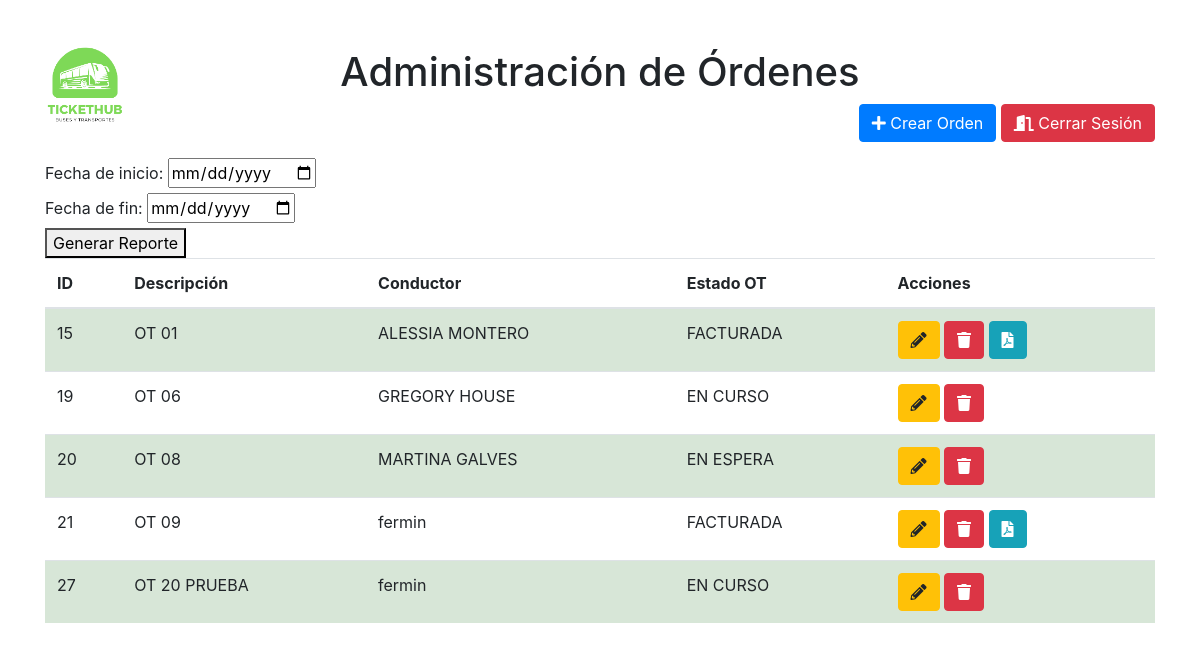
Before: / with the older database file.
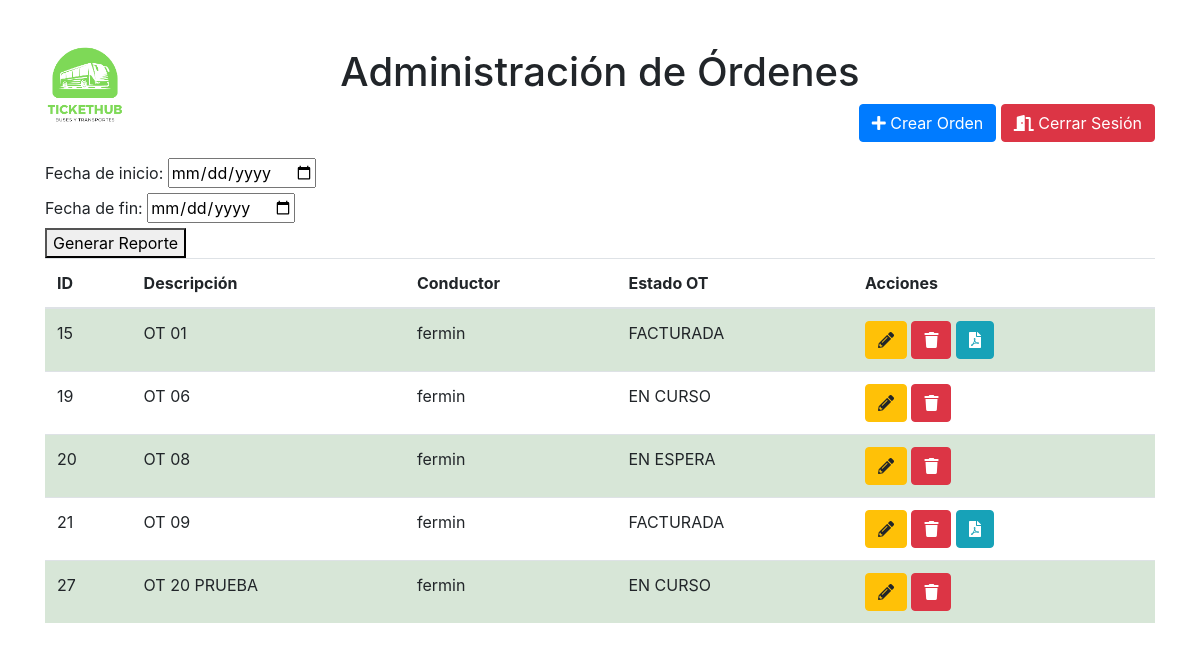
After: the same page with the newer database file.
### tables this page shows
CREATE TABLE orders (
                id INTEGER PRIMARY KEY AUTOINCREMENT,
                descripcion TEXT NOT NULL,
                conductor TEXT NOT NULL,
                numero_maquina TEXT NOT NULL,
                patente_maquina TEXT NOT NULL,
                falla_reportada TEXT NOT NULL,
                fecha_entrega_programada TEXT NOT NULL,
                necesita_repuestos INTEGER NOT NULL,
                estado_ot TEXT NOT NULL
            , repuestos TEXT);

### app.py (the view)
@app.route('/')
def index():
    try:
        with sqlite3.connect("database.db") as conn:
            cursor = conn.cursor()
            cursor.execute('SELECT * FROM orders')
            orders = cursor.fetchall()
    except sqlite3.Error as e:
        print(e)
        orders = []
    return render_template('index.html', ordenes=orders)

### templates/index.html
{% extends "base.html" %}
{% block content %}
    <div class="text-right">
        <a href="{{ url_for('crear_orden') }}" class="btn btn-primary mb-3">
            <i class="fas fa-plus"></i> Crear Orden</a>
            <a href="{{ url_for('logout') }}" class="btn btn-danger mb-3">
            <i class="fas fa-door-open"></i> Cerrar Sesión</a>
    </div>
    <form action="{{ url_for('generar_reporte') }}" method="post">
        <div>
            <label for="fecha_inicio">Fecha de inicio:</label>
            <input type="date" name="fecha_inicio" required>
        </div>
        <div>
            <label for="fecha_fin">Fecha de fin:</label>
            <input type="date" name="fecha_fin" required>
        </div>
        <button type="submit">Generar Reporte</button>
    </form>
    <table class="table table-striped">
        <thead>
            <tr>
                <th>ID</th>
                <th>Descripción</th>
                <th>Conductor</th>
                <th>Estado OT</th>
                <th>Acciones</th>
            </tr>
        </thead>
        <tbody>
            {% for orden in ordenes %}
            <tr>
                <td>{{ orden[0] }}</td>
                <td>{{ orden[1] }}</td>
                <td>{{ orden[2] }}</td>
                <td>{{ orden[8] }}</td>
                <td>
                    <a href="{{ url_for('editar_orden', id=orden[0]) }}" class="btn btn-warning">
                        <i class="fas fa-pencil-alt"></i> </a>
                    <a href="{{ url_for('eliminar_orden', id=orden[0]) }}" class="btn btn-danger">
                        <i class="fas fa-trash"></i></a>
                        {% if orden[8] == "FACTURADA" %}
                        <a href="{{ url_for('generate_pdf', id=orden[0]) }}" class="btn btn-info">
                            <i class="fas fa-file-pdf"></i>
                        </a>
                    {% endif %}
                </td>
            </tr>
            {% endfor %}
        </tbody>
    </table>
{% endblock %}

Changed rows visible on the page:
changed orders "OT 01": conductor "ALESSIA MONTERO" → "fermin"
changed orders "OT 06": conductor "GREGORY HOUSE" → "fermin"
changed orders "OT 08": conductor "MARTINA GALVES" → "fermin"
